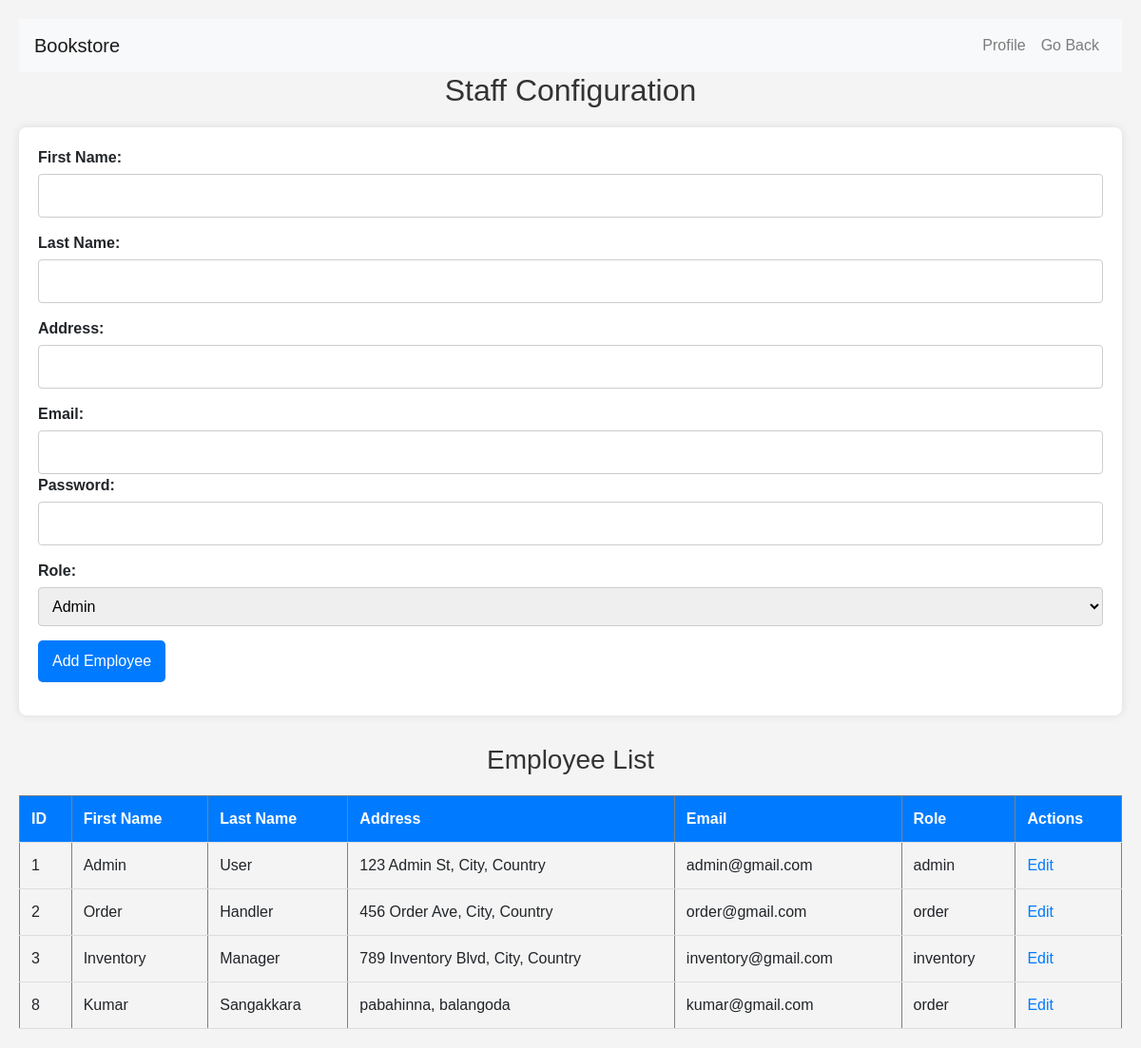
/staff_config/index.php (signed in), run on the app's committed database.
### tables this page shows
CREATE TABLE `employee` (
  `EID` int(11) NOT NULL,
  `firstname` varchar(50) NOT NULL,
  `lastname` varchar(50) NOT NULL,
  `address` varchar(255) DEFAULT NULL,
  `email` varchar(100) NOT NULL,
  `password` varchar(255) NOT NULL,
  `role` enum('admin','order','inventory') NOT NULL
);

### staff_config/index.php (the view, shortened to what this page needs)
<?php
include '../connect.php';
$profilePage = "profile.php";
if ($_SESSION['user_role'] === "admin") {
    $profilePage = "../profile_admin.php";
} elseif ($_SESSION['user_role'] === "order") {
    $profilePage = "../profile_order.php";
} elseif ($_SESSION['user_role'] === "inventory") {
    $profilePage = "../profile_inventory.php";
}
$eid = $firstname = $lastname = $address = $email = $password = $role = "";
$action = "insert";
$employees = $conn->query("SELECT * FROM employee");
?>
<!DOCTYPE html>
<html lang="en">
<head>
    <link rel="stylesheet" href="https://stackpath.bootstrapcdn.com/bootstrap/4.5.2/css/bootstrap.min.css">
    <link rel="stylesheet" href="styles.css">
</head>
<body>
<nav class="navbar navbar-expand-lg navbar-light bg-light">
    <a class="navbar-brand" href="#">Bookstore</a>
    <div class="navbar-nav ml-auto">
        <a class="nav-item nav-link" href="<?php echo $profilePage; ?>">Profile</a>
        <a class="nav-item nav-link" href="javascript:history.back()">Go Back</a>
    </div>
</nav>
<h2>Staff Configuration</h2>
<form method="POST" action="index.php">
    <div>
        <label>First Name:</label>
        <input type="text" name="firstname" value="<?php echo htmlspecialchars($firstname); ?>">
    </div>
    <div>
        <label>Last Name:</label>
        <input type="text" name="lastname" value="<?php echo htmlspecialchars($lastname); ?>">
    </div>
    <div>
        <label>Address:</label>
        <input type="text" name="address" value="<?php echo htmlspecialchars($address); ?>">
    </div>
    <label>Email:</label>
        <input type="text" name="email" value="<?php echo htmlspecialchars($email); ?>">
    <div>
        <label>Password:</label>
        <input type="text" name="password" value="<?php echo htmlspecialchars($password); ?>">
    </div>
    <div>
        <label>Role:</label>
        <select name="role">
            <option value="admin" <?php if ($role == 'admin') echo 'selected'; ?>>Admin</option>
        </select>
    </div>
    <div>
        <?php if ($action == "insert"): ?>
            <button type="submit" name="insert">Add Employee</button>
        <?php else: ?>
            <button type="submit" name="update">Update Employee</button>
            <button type="submit" name="delete">Delete Employee</button>
        <?php endif; ?>
    </div>
</form>
<h3>Employee List</h3>
<table border="1">
    <tr>
        <th>ID</th>
        <th>First Name</th>
        <th>Last Name</th>
        <th>Address</th>
        <th>Email</th>
        <th>Role</th>
        <th>Actions</th>
    </tr>
    <?php while ($employee = $employees->fetch_assoc()): ?>
        <tr>
            <td><?php echo $employee['EID']; ?></td>
            <td><?php echo htmlspecialchars($employee['firstname']); ?></td>
            <td><?php echo htmlspecialchars($employee['lastname']); ?></td>
            <td><?php echo htmlspecialchars($employee['address']); ?></td>
            <td><?php echo htmlspecialchars($employee['email']); ?></td>
            <td><?php echo htmlspecialchars($employee['role']); ?></td>
            <td>
                <a href="index.php?eid=<?php echo $employee['EID']; ?>&action=edit">Edit</a>
            </td>
        </tr>
    <?php endwhile; ?>
</table>
</body>
</html>

### staff_config/styles.css (style rules this page uses)
body { font-family: 'Arial', sans-serif; background-color: #f4f4f4; margin: 0; padding: 20px; }
h2, h3 { color: #333; text-align: center; }
h2 { margin-bottom: 20px; }
form { background-color: white; padding: 20px; border-radius: 8px; box-shadow: 0 0 10px rgba(0, 0, 0, 0.1); margin-bottom: 30px; }
form div { margin-bottom: 15px; }
label { display: block; margin-bottom: 5px; font-weight: bold; }
input[type="text"], input[type="email"], select { width: 100%; padding: 10px; border: 1px solid #ccc; border-radius: 4px; box-sizing: border-box; }
button { background-color: #007BFF; color: white; border: none; padding: 10px 15px; border-radius: 5px; cursor: pointer; transition: background-color 0.3s ease; }
table { width: 100%; border-collapse: collapse; margin-top: 20px; }
table th, table td { padding: 12px; text-align: left; border-bottom: 1px solid #ddd; }
table th { background-color: #007BFF; color: white; }

### data on the page
employee: EID "1", firstname "Admin", lastname "User", address "123 Admin St, City, Country", email "admin@gmail.com", role "admin"
employee: EID "2", firstname "Order", lastname "Handler", address "456 Order Ave, City, Country", email "order@gmail.com", role "order"
employee: EID "3", firstname "Inventory", lastname "Manager", address "789 Inventory Blvd, City, Country", email "inventory@gmail.com", role "inventory"
employee: EID "8", firstname "Kumar", lastname "Sangakkara", address "pabahinna, balangoda", email "kumar@gmail.com", role "order"
